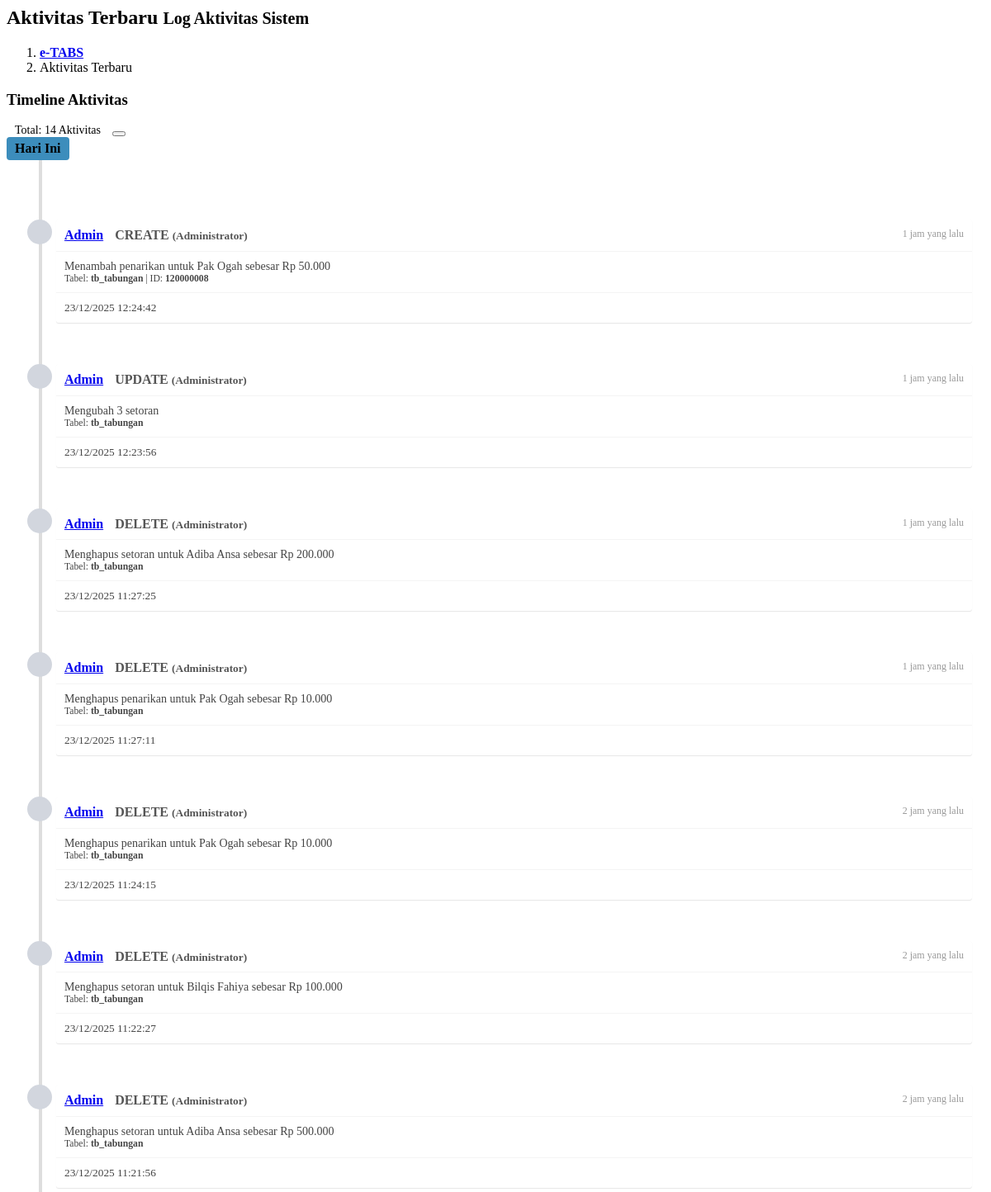
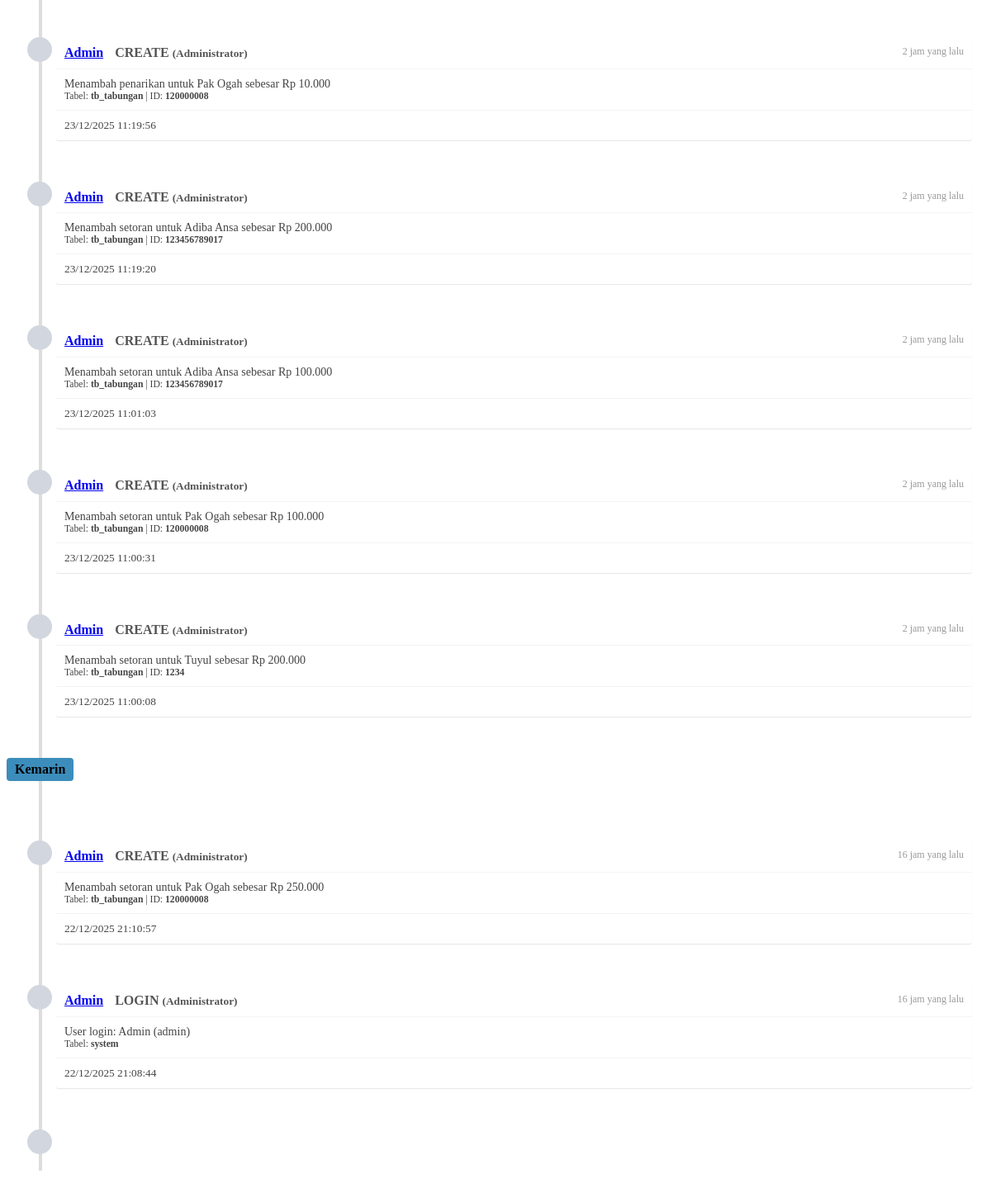
The app's page /admin/activity_log/view_activity.php with its own data (2 pictures, top to bottom).
### tables this page shows
CREATE TABLE `tb_activity_log` (
  `id` int NOT NULL AUTO_INCREMENT,
  `user_id` int DEFAULT NULL,
  `user_name` varchar(100) NOT NULL,
  `user_level` varchar(50) DEFAULT NULL,
  `action` varchar(20) NOT NULL,
  `table_name` varchar(50) NOT NULL,
  `record_id` varchar(50) DEFAULT NULL,
  `description` text NOT NULL,
  `icon` varchar(50) DEFAULT 'fa-circle',
  `color` varchar(20) DEFAULT 'default',
  `created_at` datetime NOT NULL,
  PRIMARY KEY (`id`),
  KEY `idx_created_at` (`created_at`),
  KEY `idx_user_id` (`user_id`)
);

### inc/activity_log.php (called while the page is built, shortened)
<?php
if (!function_exists('cleanupOldActivities')) {
function cleanupOldActivities($koneksi) {
    try {
        $sql = "DELETE FROM tb_activity_log WHERE created_at < DATE_SUB(NOW(), INTERVAL 24 HOUR)";
    } catch (Exception $e) {
    }
}
}
if (!function_exists('getActivityCount')) {
function getActivityCount($koneksi) {
    try {
        if (is_object($koneksi) && method_exists($koneksi, 'query')) {
            $sql = "SELECT COUNT(*) as total FROM tb_activity_log";
            $result = $koneksi->query($sql);
            if ($result && $row = $result->fetch_assoc()) {
                return (int)$row['total'];
            }
        } elseif (is_resource($koneksi)) {
            $sql = "SELECT COUNT(*) as total FROM tb_activity_log";
            $result = mysqli_query($koneksi, $sql);
            if ($result && $row = mysqli_fetch_assoc($result)) {
                return (int)$row['total'];
            }
        }
    } catch (Exception $e) {
    }
    return 0;
}
}
if (!function_exists('getRecentActivities')) {
function getRecentActivities($koneksi, $limit = 50) {
    try {
        $activities = [];
        $limit = (int)$limit;
        if (is_object($koneksi) && method_exists($koneksi, 'query')) {
            $sql = "SELECT * FROM tb_activity_log ORDER BY created_at DESC LIMIT $limit";
            $result = $koneksi->query($sql);
            if ($result) {
                while ($row = $result->fetch_assoc()) {
                    $activities[] = $row;
                }
            }
        }
    } catch (Exception $e) {
    }
    return $activities;
}
}

### admin/activity_log/view_activity.php (the view, shortened to what this page needs)
<?php
include "../../inc/koneksi.php";
include "../../inc/activity_log.php";
$total_activities = getActivityCount($koneksi);
$activities = getRecentActivities($koneksi, 100);
?>
<section class="content-header">
	<h1>
		<i class="fa fa-history"></i> Aktivitas Terbaru
		<small>Log Aktivitas Sistem</small>
	</h1>
	<ol class="breadcrumb">
		<li>
			<a href="index.php">
				<b>e-TABS</b>
			</a>
		</li>
		<li class="active">Aktivitas Terbaru</li>
	</ol>
</section>
<section class="content">
	<div class="row">
		<div class="col-md-12">
			<div class="box box-primary">
				<div class="box-header with-border">
					<h3 class="box-title">
						<i class="fa fa-list"></i> Timeline Aktivitas
					</h3>
					<div class="box-tools pull-right">
						<span class="label label-info" style="font-size: 14px; padding: 5px 10px;">
							<i class="fa fa-bell"></i> Total: <?php echo number_format($total_activities); ?> Aktivitas
						</span>
						<button type="button" class="btn btn-box-tool" data-widget="collapse">
						</button>
					</div>
				</div>
				<div class="box-body">
					<?php if (empty($activities)): ?>
					<div class="alert alert-info">
						<i class="fa fa-info-circle"></i> Belum ada aktivitas yang tercatat.
					</div>
					<?php else: ?>
					<ul class="timeline">
						<?php
						$current_date = '';
						foreach ($activities as $index => $activity):
							$activity_date = date('Y-m-d', strtotime($activity['created_at']));
							$time_ago = getTimeAgo($activity['created_at']);
							if ($current_date != $activity_date):
								$current_date = $activity_date;
								$date_label = date('d M Y', strtotime($activity_date));
								if ($activity_date == date('Y-m-d')) {
									$date_label = 'Hari Ini';
								} elseif ($activity_date == date('Y-m-d', strtotime('-1 day'))) {
									$date_label = 'Kemarin';
								}
						?>
						<li class="time-label">
							<span class="bg-blue">
								<?php echo $date_label; ?>
							</span>
						</li>
						<?php endif; ?>
						<?php
						$created_at = $activity['created_at'];
						$timestamp = strtotime($created_at);
						?>
						<li>
							<i class="fa <?php echo htmlspecialchars($activity['icon']); ?> bg-<?php echo htmlspecialchars($activity['color']); ?>"></i>
							<div class="timeline-item">
								<span class="time" data-timestamp="<?php echo $timestamp; ?>">
									<i class="fa fa-clock-o"></i> <span class="time-text"><?php echo $time_ago; ?></span>
								</span>
								<h3 class="timeline-header">
									<a href="#"><?php echo htmlspecialchars($activity['user_name']); ?></a>
									<span class="label label-<?php echo htmlspecialchars($activity['color']); ?>" style="margin-left: 10px;">
										<?php echo htmlspecialchars($activity['action']); ?>
									</span>
									<?php if ($activity['user_level']): ?>
									<small class="text-muted">(<?php echo htmlspecialchars($activity['user_level']); ?>)</small>
									<?php endif; ?>
								</h3>
								<div class="timeline-body">
									<?php echo htmlspecialchars($activity['description']); ?>
									<?php if ($activity['table_name']): ?>
									<br><small class="text-muted">
										<i class="fa fa-table"></i> Tabel: <strong><?php echo htmlspecialchars($activity['table_name']); ?></strong>
										<?php if ($activity['record_id']): ?>
										| ID: <strong><?php echo htmlspecialchars($activity['record_id']); ?></strong>
										<?php endif; ?>
									</small>
									<?php endif; ?>
								</div>
								<div class="timeline-footer">
									<small class="text-muted">
										<i class="fa fa-calendar"></i> <?php echo date('d/m/Y H:i:s', strtotime($activity['created_at'])); ?>
									</small>
								</div>
							</div>
						</li>
						<?php endforeach; ?>
						<li>
							<i class="fa fa-clock-o bg-gray"></i>
						</li>
					</ul>
					<?php endif; ?>
				</div>
			</div>
		</div>
	</div>
</section>
<?php
function getTimeAgo($datetime) {
	$timestamp = strtotime($datetime);
	$now = time();
	$diff = $now - $timestamp;
	if ($diff < 60) {
		return 'Baru saja';
	} elseif ($diff < 3600) {
		$minutes = floor($diff / 60);
		return $minutes . ' menit yang lalu';
	} elseif ($diff < 86400) {
		$hours = floor($diff / 3600);
		return $hours . ' jam yang lalu';
	} elseif ($diff < 604800) {
		$days = floor($diff / 86400);
		return $days . ' hari yang lalu';
	} else {
		return date('d M Y', $timestamp);
	}
}
?>

### admin/activity_log/view_activity.php (style rules this page uses)
.timeline { position: relative; margin: 0 0 30px 0; padding: 0; list-style: none; }
.timeline:before { content: ''; position: absolute; top: 0; bottom: 0; left: 40px; width: 4px; margin-left: -1.5px; background-color: #ddd; }
.timeline > li { position: relative; margin-bottom: 50px; min-height: 50px; }
.timeline > li:before, .timeline > li:after { content: " "; display: table; }
.timeline > li:after { clear: both; }
.timeline > li > .timeline-item { -webkit-box-shadow: 0 1px 1px rgba(0,0,0,0.1); box-shadow: 0 1px 1px rgba(0,0,0,0.1); border-radius: 3px; margin-top: 0; background: #fff; color: #444; margin-left: 60px; margin-right: 15px; padding: 0; position: relative; }
.timeline > li > .timeline-item > .time { color: #999; float: right; padding: 10px; font-size: 12px; }
.timeline > li > .timeline-item > .timeline-header { margin: 0; color: #555; border-bottom: 1px solid #f4f4f4; padding: 10px; font-size: 16px; line-height: 1.1; }
.timeline > li > .timeline-item > .timeline-body, .timeline > li > .timeline-item > .timeline-footer { padding: 10px; }
.timeline > li > .timeline-item > .timeline-body { font-size: 14px; }
.timeline > li > .timeline-item > .timeline-footer { border-top: 1px solid #f4f4f4; }
.timeline > li.time-label > span { font-weight: 600; padding: 5px 10px; display: inline-block; background-color: #fff; border-radius: 4px; }
.timeline > li > i { width: 30px; height: 30px; font-size: 15px; line-height: 30px; position: absolute; color: #fff; background: #d2d6de; border-radius: 50%; text-align: center; left: 25px; top: 0; }
.timeline > li > .fa, .timeline > li > .glyphicon, .timeline > li > .ion { width: 30px; height: 30px; font-size: 15px; line-height: 30px; position: absolute; color: #fff; background: #d2d6de; border-radius: 50%; text-align: center; left: 25px; top: 0; }
.timeline > li > .bg-blue { background-color: #3c8dbc !important; }
.timeline > li > .bg-gray { background-color: #d2d6de !important; }

### records on screen
tb_activity_log: created_at "Hari Ini", user_name "Admin", action "CREATE", user_level "Administrator", description "Menambah penarikan untuk Pak Ogah sebesar Rp 50.000", table_name "tb_tabungan", record "120000008", created_at "23/12/2025 12:24:42"
tb_activity_log: user_name "Admin", action "UPDATE", user_level "Administrator", description "Mengubah 3 setoran", table_name "tb_tabungan", created_at "23/12/2025 12:23:56"
tb_activity_log: user_name "Admin", action "DELETE", user_level "Administrator", description "Menghapus setoran untuk Adiba Ansa sebesar Rp 200.000", table_name "tb_tabungan", created_at "23/12/2025 11:27:25"
tb_activity_log: user_name "Admin", action "DELETE", user_level "Administrator", description "Menghapus penarikan untuk Pak Ogah sebesar Rp 10.000", table_name "tb_tabungan", created_at "23/12/2025 11:27:11"
tb_activity_log: user_name "Admin", action "DELETE", user_level "Administrator", description "Menghapus penarikan untuk Pak Ogah sebesar Rp 10.000", table_name "tb_tabungan", created_at "23/12/2025 11:24:15"
tb_activity_log: user_name "Admin", action "DELETE", user_level "Administrator", description "Menghapus setoran untuk Bilqis Fahiya sebesar Rp 100.000", table_name "tb_tabungan", created_at "23/12/2025 11:22:27"
tb_activity_log: user_name "Admin", action "DELETE", user_level "Administrator", description "Menghapus setoran untuk Adiba Ansa sebesar Rp 500.000", table_name "tb_tabungan", created_at "23/12/2025 11:21:56"
tb_activity_log: user_name "Admin", action "CREATE", user_level "Administrator", description "Menambah penarikan untuk Pak Ogah sebesar Rp 10.000", table_name "tb_tabungan", record "120000008", created_at "23/12/2025 11:19:56"
tb_activity_log: user_name "Admin", action "CREATE", user_level "Administrator", description "Menambah setoran untuk Adiba Ansa sebesar Rp 200.000", table_name "tb_tabungan", record "123456789017", created_at "23/12/2025 11:19:20"
tb_activity_log: user_name "Admin", action "CREATE", user_level "Administrator", description "Menambah setoran untuk Adiba Ansa sebesar Rp 100.000", table_name "tb_tabungan", record "123456789017", created_at "23/12/2025 11:01:03"
tb_activity_log: user_name "Admin", action "CREATE", user_level "Administrator", description "Menambah setoran untuk Pak Ogah sebesar Rp 100.000", table_name "tb_tabungan", record "120000008", created_at "23/12/2025 11:00:31"
tb_activity_log: user_name "Admin", action "CREATE", user_level "Administrator", description "Menambah setoran untuk Tuyul sebesar Rp 200.000", table_name "tb_tabungan", record "1234", created_at "23/12/2025 11:00:08"
tb_activity_log: created_at "Kemarin", user_name "Admin", action "CREATE", user_level "Administrator", description "Menambah setoran untuk Pak Ogah sebesar Rp 250.000", table_name "tb_tabungan", record "120000008", created_at "22/12/2025 21:10:57"
tb_activity_log: user_name "Admin", action "LOGIN", user_level "Administrator", description "User login: Admin (admin)", table_name "system", created_at "22/12/2025 21:08:44"

### other values on screen
$total_activities "14"
